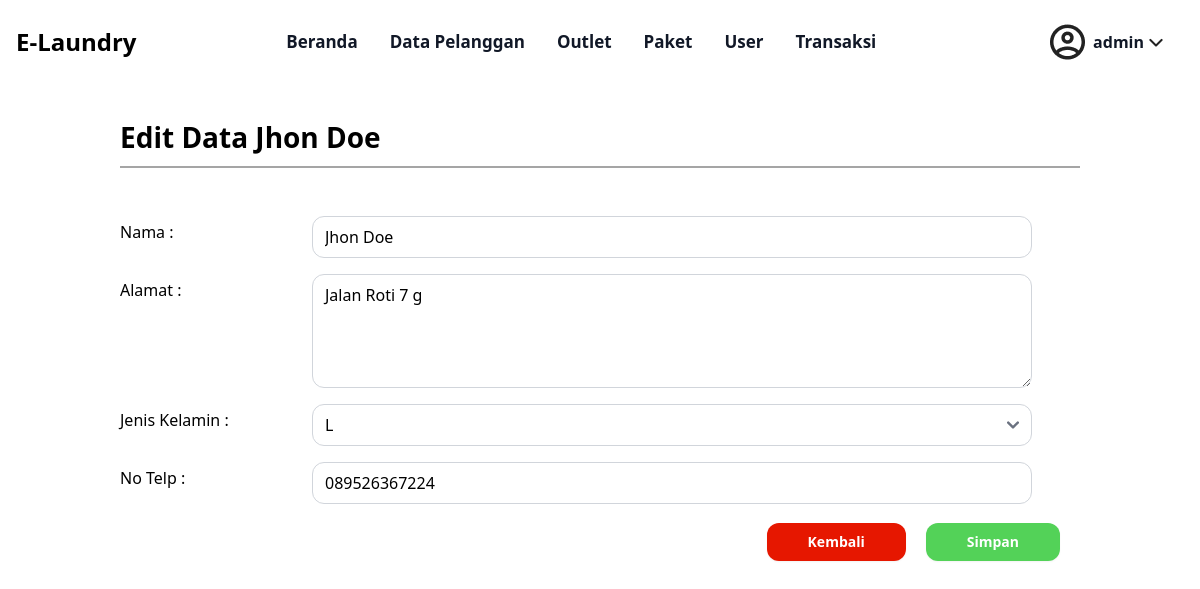
The page /view/update_member_admin.php?id_member=40 (signed in) on the database its author committed.
### tables this page shows
CREATE TABLE `tb_member` (
  `id_member` int(11) NOT NULL,
  `nama` varchar(100) NOT NULL,
  `alamat` text NOT NULL,
  `jenis_kelamin` enum('L','P','') NOT NULL,
  `tlp` varchar(15) NOT NULL
);

### view/update_member_admin.php (the view, shortened to what this page needs)
<?php
    require "../layout/navbar_admin.php";
    $id_member = $_GET['id_member'];
    $query_member = mysqli_query($koneksi, "SELECT * FROM tb_member WHERE id_member ='$id_member'");
    $member_row = mysqli_fetch_assoc($query_member);
?>
<?= template_header('Home') ?>
<div class="container mx-auto p-8">
    <h2 class="text-[28px] font-semibold pb-2 border-b-2 border-[#A5A5A5] mb-[5%]">Edit Data <?= $member_row['nama'] ?> </h2>
    <form action="../update/process_update_member_admin.php" method="post">
            <div class="flex mb-4">
                <label for="nama" class="w-1/5 text-left pr-4 pt-1" >Nama :</label>
                <input type="text" id="nama" name="nama" required class="w-3/4 px-3 py-2 border rounded-xl border-gray-300" value="<?= $member_row['nama'] ?>">
            </div>
            <div class="flex mb-4">
                <label for="alamat" class="w-1/5 text-left pr-4 pt-1">Alamat :</label>
                <textarea id="alamat" name="alamat" rows="4" class="w-3/4 px-3 py-2 border rounded-xl border-gray-300" ><?= $member_row['alamat'] ?></textarea>
            </div>
            <div class="flex mb-4">
                <label for="jenis_kelamin" class="w-1/5 text-left pr-4 pt-1">Jenis Kelamin :</label>
                <select name="jenis_kelamin" id="jenis_kelamin" class="w-3/4 px-3 py-2 border rounded-xl border-gray-300">
                    <option selected value="<?= $member_row['jenis_kelamin'] ?>"><?= $member_row['jenis_kelamin'] ?></option>
                </select>
            </div>
            <div class="flex mb-4">
                <label for="tlp" class="w-1/5 text-left pr-4 pt-1">No Telp :</label>
                <input type="text" id="tlp" name="tlp" class="w-3/4 px-3 py-2 border rounded-xl border-gray-300" value="<?= $member_row['tlp'] ?>">
            </div>
            <div class="flex justify-end my-[2%]">
            <a href="../admin/member.php">
                <button type="button" class="inline-flex justify-center py-2 px-10 border border-transparent shadow-sm text-sm  rounded-xl text-white bg-[#E61700] font-semibold hover:bg-red-500 focus:outline-none focus:ring-2 focus:ring-offset-2 ">
                    Kembali
                </button>
            </a>
                <button type="submit" class="inline-flex justify-center py-2 px-10 mx-5 border border-transparent shadow-sm text-sm  rounded-xl text-white bg-[#53D258] font-semibold hover:bg-green-700 focus:outline-none focus:ring-2 focus:ring-offset-2 ">
                    Simpan
                </button>
            </div>
        </form>
    </div>
<?= template_footer() ?>

### rows shown on the page
tb_member: nama "Jhon Doe", alamat "Jalan Roti 7 g", jenis_kelamin "L", tlp "089526367224"

### other values the page prints
$username "admin"
